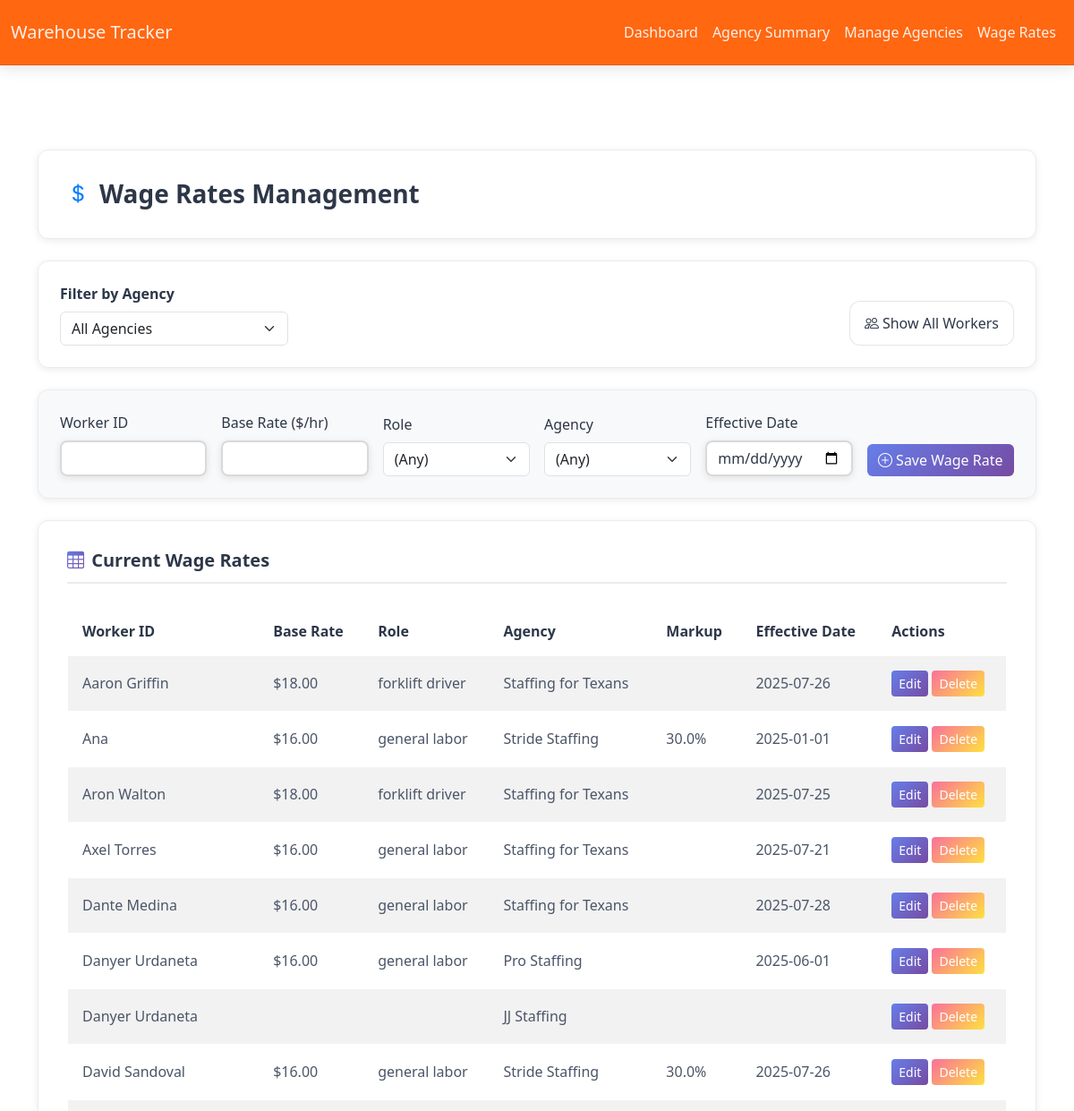
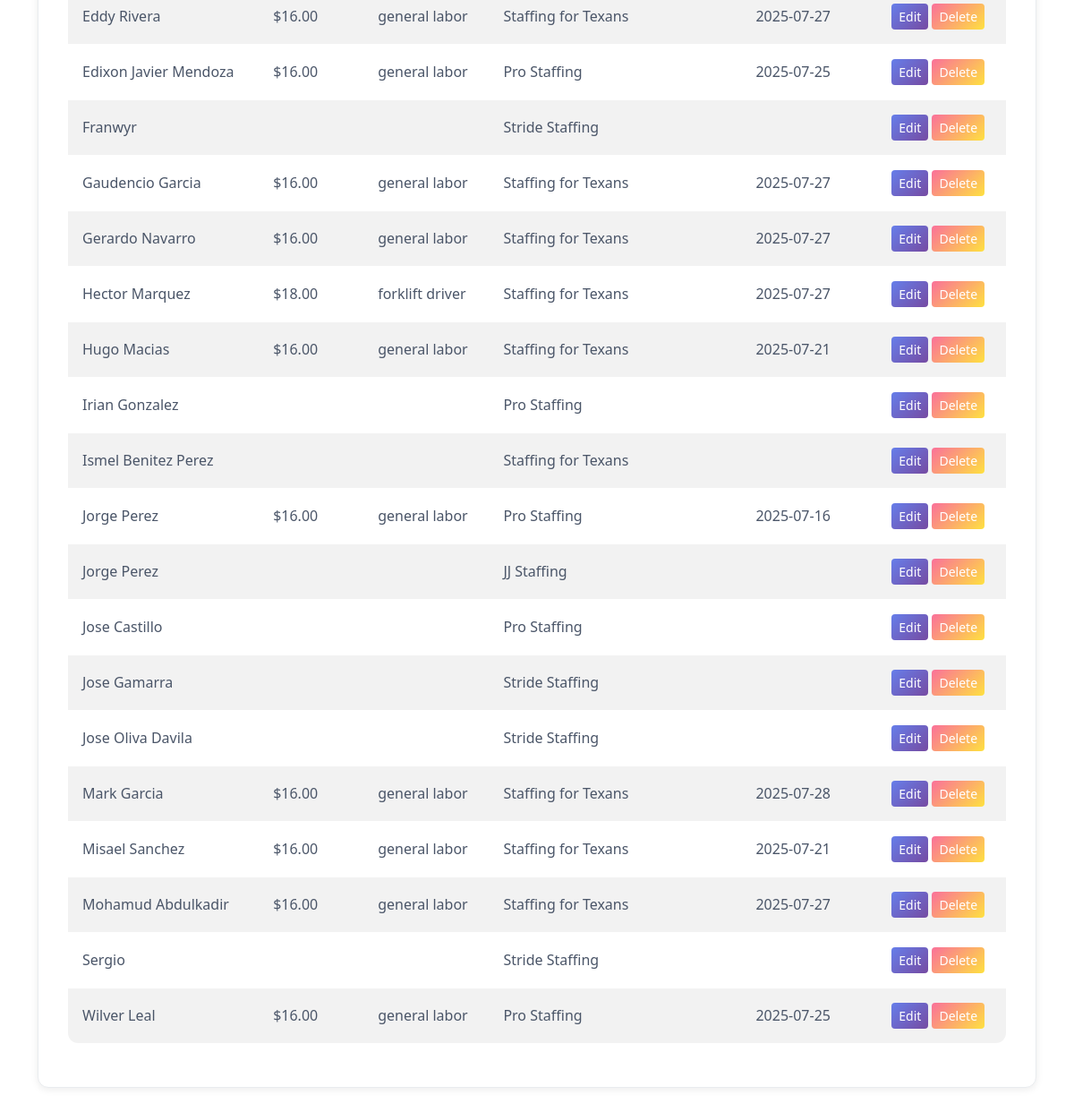
The page /wage_rates on the database its author committed (2 pictures, top to bottom).
### app/models.py (models this page shows, shortened)
class WageRate(db.Model):
    __tablename__ = 'wage_rate'
    id = db.Column(db.Integer, primary_key=True)
    worker_id = db.Column(db.String(64), nullable=False, index=True)
    base_rate = db.Column(db.Float, nullable=True)  # e.g., 16 or 18
    role = db.Column(db.String(64), nullable=True)   # e.g., 'general labor', 'forklift driver'
    agency = db.Column(db.String(128), nullable=True)
    markup = db.Column(db.Float, nullable=True)      # e.g., 0.25 for 25%
    effective_date = db.Column(db.Date, nullable=True)  # Now required

### app/routes/dashboard.py (the view, shortened to what this page needs)
@dashboard_bp.route('/wage_rates', methods=['GET', 'POST'])
def wage_rates():
    show_all = request.args.get('show_all', '0') == '1'
    from ..models import WageRate, TimesheetEntry, Worker
    agency_filter = request.args.get('agency', '')
    worker_agency = {}
    all_entries = TimesheetEntry.query.all()
    for e in all_entries:
        if e.worker_id not in worker_agency:
            worker_agency[e.worker_id] = e.agency
    if not show_all:
        active_workers = {w.worker_id for w in Worker.query.filter_by(is_active=True).all()}
        filtered_workers = [w for w, a in worker_agency.items() if (not agency_filter or (a == agency_filter)) and w in active_workers]
    else:
        filtered_workers = [w for w, a in worker_agency.items() if not agency_filter or (a == agency_filter)]
    query = WageRate.query
    if agency_filter:
        query = query.filter(WageRate.agency == agency_filter)
    all_wage_rates = query.order_by(WageRate.worker_id, WageRate.effective_date.desc()).all()
    workers = []
    for rate in all_wage_rates:
        if show_all or rate.worker_id in filtered_workers:
            workers.append({
                'id': rate.id,
                'worker_id': rate.worker_id,
                'base_rate': rate.base_rate,
                'role': rate.role,
                'agency': rate.agency,
                'markup': rate.markup,
                'effective_date': rate.effective_date.strftime('%Y-%m-%d') if rate.effective_date else ''
            })
    agencies = sorted(set(a for a in worker_agency.values() if a))
    return render_template('wage_rates.html', workers=workers, agencies=agencies, agency_filter=agency_filter, show_all=show_all)

### app/templates/wage_rates.html (shortened to what this page needs)
{% extends "layout.html" %}
{% block content %}
<div class="page-header">
  <h1>
    <i class="bi bi-currency-dollar"></i>
    Wage Rates Management
  </h1>
</div>
<div class="control-panel">
  <div class="row g-3 align-items-end">
    <div class="col-md-3">
      <form method="get">
        <label class="form-label fw-semibold">Filter by Agency</label>
        <select name="agency" class="form-select" onchange="this.form.submit()">
          <option value="">All Agencies</option>
        </select>
      </form>
    </div>
    <div class="col-md-9">
      <div class="action-buttons justify-content-end">
        {% if show_all %}
          <a class="btn btn-outline-primary" href="{{ url_for('dashboard.wage_rates', agency=agency_filter, show_all=0) }}" data-bs-toggle="tooltip" title="Show only active workers">
            <i class="bi bi-person-check me-1"></i>Show Only Active Workers
          </a>
        {% else %}
          <a class="btn btn-outline-secondary" href="{{ url_for('dashboard.wage_rates', agency=agency_filter, show_all=1) }}" data-bs-toggle="tooltip" title="Show all workers">
            <i class="bi bi-people me-1"></i>Show All Workers
          </a>
        {% endif %}
      </div>
    </div>
  </div>
</div>
<div class="form-section">
    <form method="post" class="row g-3 align-items-end">
      <div class="col-md-2">
        <label class="form-label">Worker ID</label>
        <input name="worker_id" class="form-control" required />
      </div>
      <div class="col-md-2">
        <label class="form-label">Base Rate ($/hr)</label>
        <input name="base_rate" type="number" step="0.01" class="form-control" required />
      </div>
      <div class="col-md-2">
        <label class="form-label">Role</label>
        <select name="role" class="form-select">
          <option value="">(Any)</option>
        </select>
      </div>
      <div class="col-md-2">
        <label class="form-label">Agency</label>
        <select name="agency" class="form-select">
          <option value="">(Any)</option>
        </select>
      </div>
      <div class="col-md-2">
        <label class="form-label">Effective Date</label>
        <input name="effective_date" type="date" class="form-control" required />
      </div>
              <div class="col-md-2 d-flex align-items-end">
          <button class="btn btn-primary w-100">
            <i class="bi bi-plus-circle me-1"></i>Save Wage Rate
          </button>
        </div>
      </form>
  </div>
  <div class="data-section">
      <h5 class="card-title">
        <i class="bi bi-table"></i>Current Wage Rates
      </h5>
    <div class="table-responsive">
      <table class="table table-hover table-striped align-middle" id="wage-rates-table">
        <thead>
          <tr>
            <th>Worker ID</th>
            <th>Base Rate</th>
            <th>Role</th>
            <th>Agency</th>
            <th>Markup</th>
            <th>Effective Date</th>
            <th>Actions</th>
          </tr>
        </thead>
        <tbody>
          {% for w in workers %}
          <tr>
            <td>{{ w.worker_id }}</td>
            <td>{% if w.base_rate %}${{ '%.2f'|format(w.base_rate) }}{% endif %}</td>
            <td>{{ w.role or '' }}</td>
            <td>{{ w.agency or '' }}</td>
            <td>{% if w.markup %}{{ (w.markup * 100)|round(1) }}%{% endif %}</td>
            <td>{{ w.effective_date or '' }}</td>
            <td>
              <a href="{{ url_for('dashboard.edit_wage_rate', wage_rate_id=w.id, agency=agency_filter, show_all=show_all|int) }}" class="btn btn-sm btn-primary" data-bs-toggle="tooltip" title="Edit wage rate">Edit</a>
              <button type="button" class="btn btn-sm btn-danger" data-bs-toggle="modal" data-bs-target="#deleteModal{{ w.id }}" title="Delete wage rate">Delete</button>
            </td>
          </tr>
          {% endfor %}
        </tbody>
      </table>
    </div>
</div>
{% endblock %}

### app/static/css/custom.css (style rules this page uses)
.table-responsive { overflow-x: auto; }
.card-title { font-weight: 500; margin-bottom: 1rem; }
tr:has(td:nth-child(5):not(:empty)) { background-color: rgba(255, 193, 7, 0.2) !important; }

### app/static/css/glassmorphism.css (style rules this page uses)
:root { --glass-bg: rgba(255, 255, 255, 0.8); --glass-border: rgba(0, 0, 0, 0.1); --glass-shadow: 0 8px 32px 0 rgba(0, 0, 0, 0.15); --glass-backdrop: blur(8px); --primary-gradient: linear-gradient(135deg, #667eea 0%, #764ba2 100%); --secondary-gradient: linear-gradient(135deg, #f093fb 0%, #f5576c 100%); --success-gradient: linear-gradient(135deg, #4facfe 0%, #00f2fe 100%); --warning-gradient: linear-gradient(135deg, #43e97b 0%, #38f9d7 100%); --danger-gradient: linear-gradient(135deg, #fa709a 0%, #fee140 100%); --info-gradient: linear-gradient(135deg, #a8edea 0%, #fed6e3 100%); --text-primary: #2d3748; --text-secondary: #4a5568; --text-light: rgba(255, 255, 255, 0.9); }
body { background: #ffffff; min-height: 100vh; color: var(--text-primary); font-family: 'Segoe UI', Tahoma, Geneva, Verdana, sans-serif; }
.card-title { color: var(--text-primary); font-weight: 600; font-size: 1.25rem; margin-bottom: 1.5rem; display: flex; align-items: center; gap: 0.5rem; }
.card-title i { background: var(--primary-gradient); -webkit-background-clip: text; -webkit-text-fill-color: transparent; background-clip: text; font-size: 1.4rem; }
.btn-glass { background: var(--glass-bg); backdrop-filter: var(--glass-backdrop); -webkit-backdrop-filter: var(--glass-backdrop); border: 1px solid var(--glass-border); border-radius: 12px; color: var(--text-primary); font-weight: 500; padding: 0.75rem 1.5rem; transition: all 0.3s cubic-bezier(0.4, 0, 0.2, 1); position: relative; overflow: hidden; }
.btn-glass::before { content: ''; position: absolute; top: 0; left: -100%; width: 100%; height: 100%; background: linear-gradient(90deg, transparent, rgba(255, 255, 255, 0.2), transparent); transition: left 0.5s; }
.btn-primary-glass { background: var(--primary-gradient); color: white; border: none; }
.btn-danger-glass { background: var(--danger-gradient); color: white; border: none; }
.table-glass { background: rgba(255, 255, 255, 0.05); border-radius: 12px; overflow: hidden; backdrop-filter: blur(4px); border: 1px solid rgba(255, 255, 255, 0.1); }
.table-glass th { background: rgba(255, 255, 255, 0.1); border: none; color: var(--text-primary); font-weight: 600; padding: 1rem; }
.table-glass td { border: none; border-bottom: 1px solid rgba(255, 255, 255, 0.1); color: var(--text-secondary); padding: 1rem; transition: background-color 0.3s ease; }
.form-control-glass { background: rgba(255, 255, 255, 0.95); backdrop-filter: blur(4px); border: 2px solid rgba(0, 0, 0, 0.15); border-radius: 8px; color: var(--text-primary); transition: all 0.3s ease; box-shadow: 0 2px 8px rgba(0, 0, 0, 0.1); }
.form-control-glass::placeholder { color: rgba(45, 55, 72, 0.6); }
.page-header { background: #ffffff; border-radius: 12px; border: 1px solid #e9ecef; padding: 2rem; margin-bottom: 1.5rem; box-shadow: 0 2px 8px rgba(0, 0, 0, 0.08); transition: all 0.3s cubic-bezier(0.4, 0, 0.2, 1); }
.page-header h1 { color: #2d3748; font-weight: 600; font-size: 1.75rem; margin-bottom: 0; display: flex; align-items: center; gap: 0.75rem; }
.page-header h1 i { color: #007bff; font-size: 1.5rem; }
.control-panel { background: #ffffff; border-radius: 12px; border: 1px solid #e9ecef; padding: 1.5rem; margin-bottom: 1.5rem; box-shadow: 0 2px 8px rgba(0, 0, 0, 0.08); transition: all 0.3s cubic-bezier(0.4, 0, 0.2, 1); }
.data-section { background: #ffffff; border-radius: 12px; border: 1px solid #e9ecef; padding: 2rem; margin-bottom: 1.5rem; box-shadow: 0 2px 8px rgba(0, 0, 0, 0.08); transition: all 0.3s cubic-bezier(0.4, 0, 0.2, 1); }
.data-section .card-title { color: #2d3748; font-weight: 600; font-size: 1.25rem; margin-bottom: 1.5rem; border-bottom: 2px solid #e9ecef; padding-bottom: 0.75rem; display: flex; align-items: center; gap: 0.5rem; }
.data-section .card-title i { color: #007bff; font-size: 1.2rem; }
.form-section { background: #f8f9fa; border-radius: 12px; border: 1px solid #e9ecef; padding: 1.5rem; margin-bottom: 1.5rem; box-shadow: 0 2px 8px rgba(0, 0, 0, 0.08); transition: all 0.3s cubic-bezier(0.4, 0, 0.2, 1); }
.action-buttons { display: flex; gap: 0.75rem; flex-wrap: wrap; align-items: center; }
.action-buttons .btn { transition: all 0.2s ease; min-width: 160px; text-align: center; white-space: nowrap; padding-left: 1rem !important; padding-right: 1rem !important; }

### rows shown on the page
WageRate: worker_id "Aaron Griffin", base_rate "18.00", role "forklift driver", agency "Staffing for Texans", effective_date "2025-07-26"
WageRate: worker_id "Ana", base_rate "16.00", role "general labor", agency "Stride Staffing", (w.markup*100)|round(1) "30.0", effective_date "2025-01-01"
WageRate: worker_id "Aron Walton", base_rate "18.00", role "forklift driver", agency "Staffing for Texans", effective_date "2025-07-25"
WageRate: worker_id "Axel Torres", base_rate "16.00", role "general labor", agency "Staffing for Texans", effective_date "2025-07-21"
WageRate: worker_id "Dante Medina", base_rate "16.00", role "general labor", agency "Staffing for Texans", effective_date "2025-07-28"
WageRate: worker_id "Danyer Urdaneta", base_rate "16.00", role "general labor", agency "Pro Staffing", effective_date "2025-06-01"
WageRate: worker_id "Danyer Urdaneta", agency "JJ Staffing"
WageRate: worker_id "David Sandoval", base_rate "16.00", role "general labor", agency "Stride Staffing", (w.markup*100)|round(1) "30.0", effective_date "2025-07-26"
WageRate: worker_id "Eddy Rivera", base_rate "16.00", role "general labor", agency "Staffing for Texans", effective_date "2025-07-27"
WageRate: worker_id "Edixon Javier Mendoza", base_rate "16.00", role "general labor", agency "Pro Staffing", effective_date "2025-07-25"
WageRate: worker_id "Franwyr", agency "Stride Staffing"
WageRate: worker_id "Gaudencio Garcia", base_rate "16.00", role "general labor", agency "Staffing for Texans", effective_date "2025-07-27"
WageRate: worker_id "Gerardo Navarro", base_rate "16.00", role "general labor", agency "Staffing for Texans", effective_date "2025-07-27"
WageRate: worker_id "Hector Marquez", base_rate "18.00", role "forklift driver", agency "Staffing for Texans", effective_date "2025-07-27"
WageRate: worker_id "Hugo Macias", base_rate "16.00", role "general labor", agency "Staffing for Texans", effective_date "2025-07-21"
WageRate: worker_id "Irian Gonzalez", agency "Pro Staffing"
WageRate: worker_id "Ismel Benitez Perez", agency "Staffing for Texans"
WageRate: worker_id "Jorge Perez", base_rate "16.00", role "general labor", agency "Pro Staffing", effective_date "2025-07-16"
WageRate: worker_id "Jorge Perez", agency "JJ Staffing"
WageRate: worker_id "Jose Castillo", agency "Pro Staffing"
WageRate: worker_id "Jose Gamarra", agency "Stride Staffing"
WageRate: worker_id "Jose Oliva Davila", agency "Stride Staffing"
WageRate: worker_id "Mark Garcia", base_rate "16.00", role "general labor", agency "Staffing for Texans", effective_date "2025-07-28"
WageRate: worker_id "Misael Sanchez", base_rate "16.00", role "general labor", agency "Staffing for Texans", effective_date "2025-07-21"
WageRate: worker_id "Mohamud Abdulkadir", base_rate "16.00", role "general labor", agency "Staffing for Texans", effective_date "2025-07-27"
WageRate: worker_id "Sergio", agency "Stride Staffing"
WageRate: worker_id "Wilver Leal", base_rate "16.00", role "general labor", agency "Pro Staffing", effective_date "2025-07-25"
